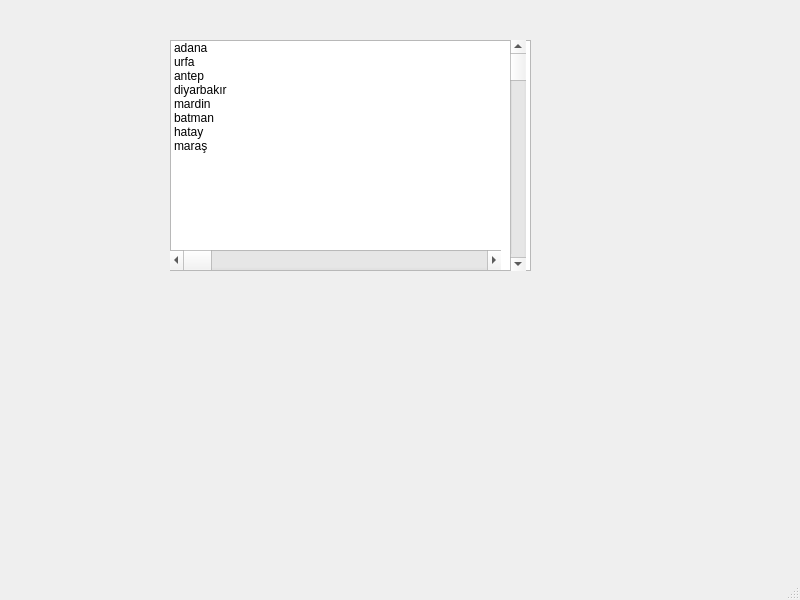
<?xml version="1.0" encoding="UTF-8"?>
<ui version="4.0">
 <class>MainWindow</class>
 <widget class="QMainWindow" name="MainWindow">
  <property name="geometry">
   <rect>
    <x>0</x>
    <y>0</y>
    <width>800</width>
    <height>600</height>
   </rect>
  </property>
  <property name="windowTitle">
   <string>MainWindow</string>
  </property>
  <widget class="QWidget" name="centralwidget">
   <widget class="QListWidget" name="listWidget">
    <property name="geometry">
     <rect>
      <x>170</x>
      <y>40</y>
      <width>361</width>
      <height>231</height>
     </rect>
    </property>
    <item>
     <property name="text">
      <string>adana</string>
     </property>
    </item>
    <item>
     <property name="text">
      <string>urfa</string>
     </property>
    </item>
    <item>
     <property name="text">
      <string>antep</string>
     </property>
    </item>
    <item>
     <property name="text">
      <string>diyarbakır</string>
     </property>
    </item>
    <item>
     <property name="text">
      <string>mardin</string>
     </property>
    </item>
    <item>
     <property name="text">
      <string>batman</string>
     </property>
    </item>
    <item>
     <property name="text">
      <string>hatay</string>
     </property>
    </item>
    <item>
     <property name="text">
      <string>maraş</string>
     </property>
    </item>
   </widget>
   <widget class="QScrollBar" name="verticalScrollBar">
    <property name="geometry">
     <rect>
      <x>510</x>
      <y>40</y>
      <width>16</width>
      <height>231</height>
     </rect>
    </property>
    <property name="orientation">
     <enum>Qt::Vertical</enum>
    </property>
   </widget>
   <widget class="QScrollBar" name="horizontalScrollBar">
    <property name="geometry">
     <rect>
      <x>170</x>
      <y>250</y>
      <width>331</width>
      <height>20</height>
     </rect>
    </property>
    <property name="orientation">
     <enum>Qt::Horizontal</enum>
    </property>
   </widget>
  </widget>
  <widget class="QStatusBar" name="statusbar"/>
 </widget>
 <resources/>
 <connections/>
</ui>
